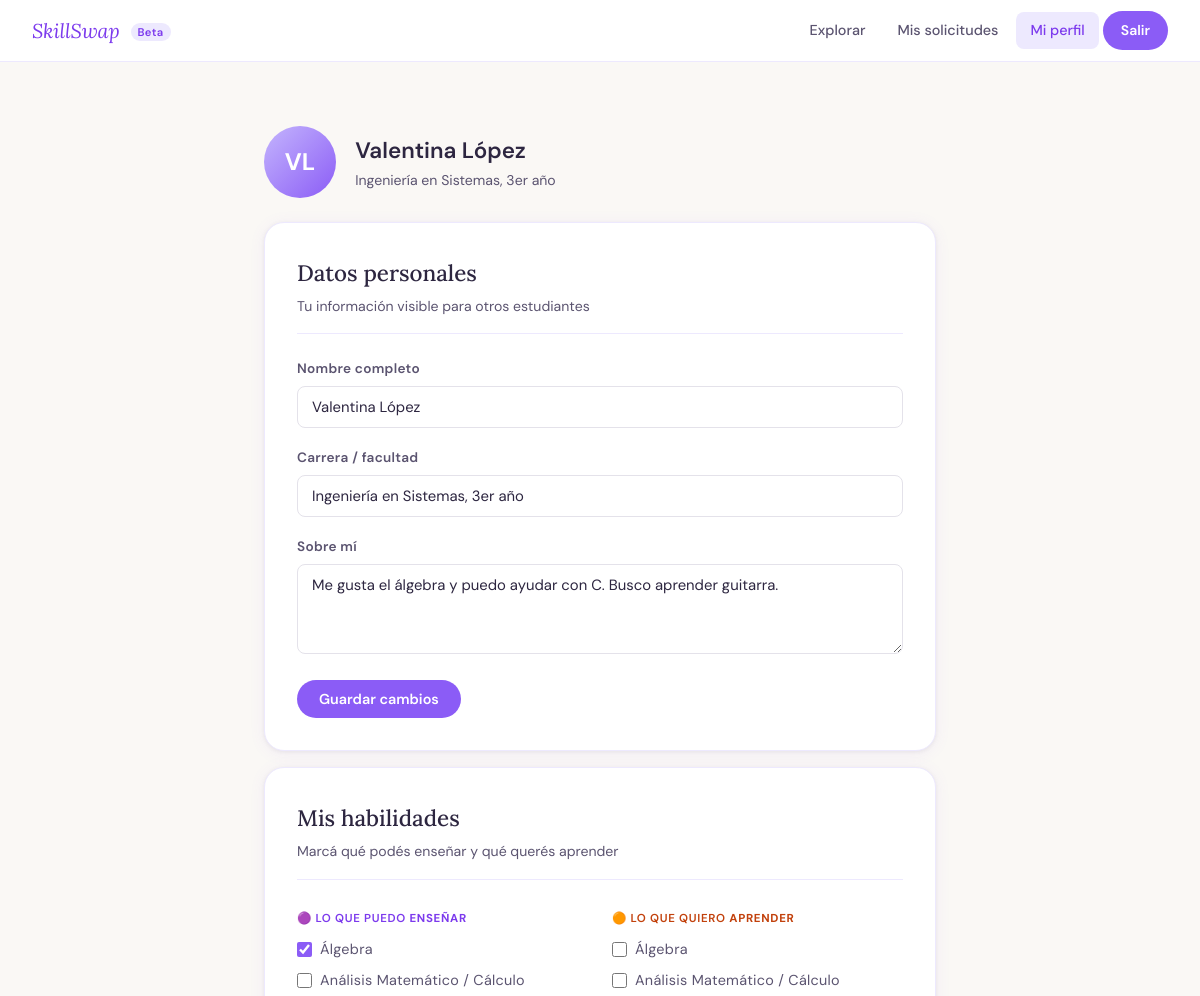
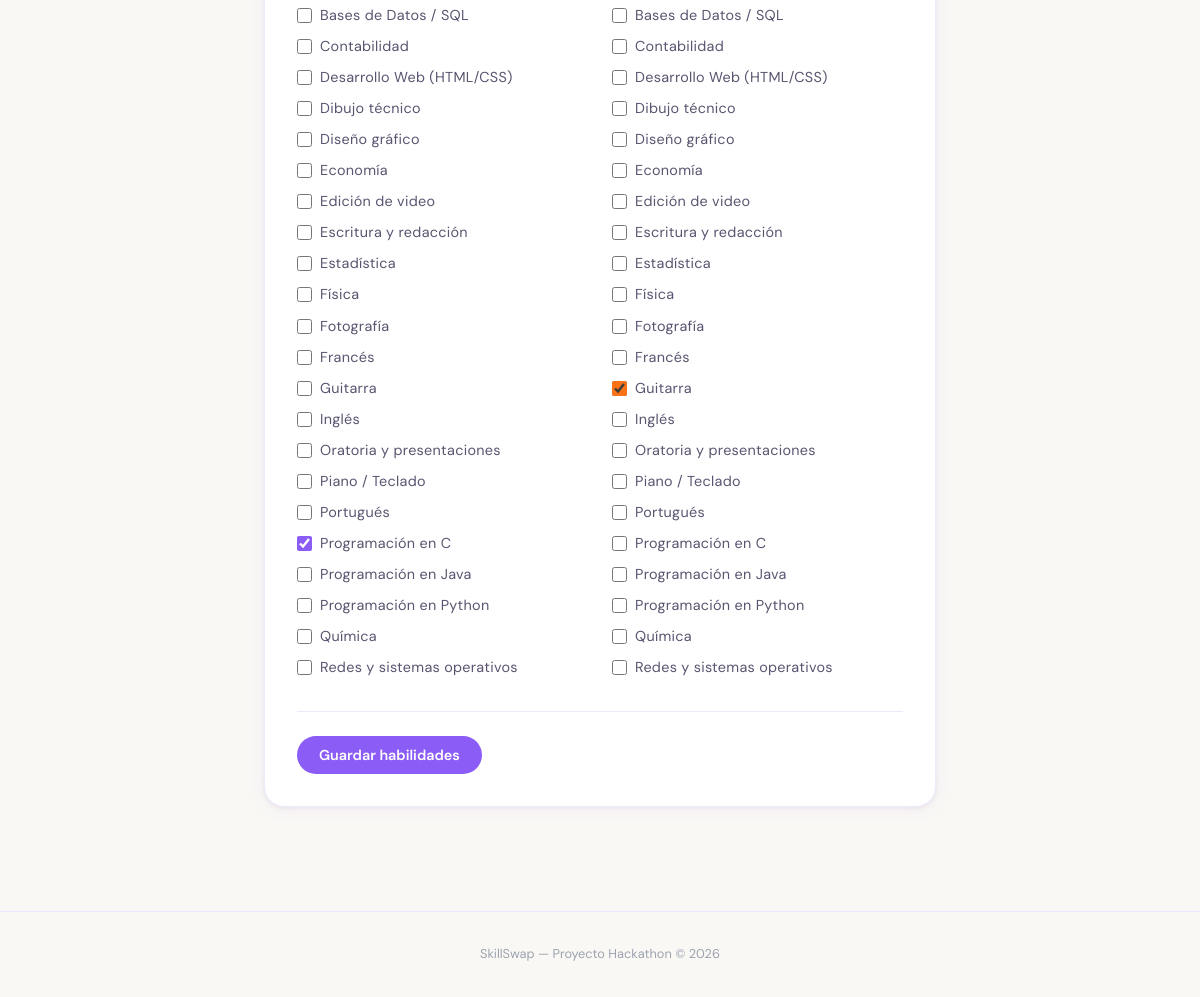
The app's page /perfil.php (signed in) with its own data (2 pictures, top to bottom).
### tables this page shows
CREATE TABLE IF NOT EXISTS usuarios (
    id         INT AUTO_INCREMENT PRIMARY KEY,
    nombre     VARCHAR(100)  NOT NULL,
    email      VARCHAR(150)  NOT NULL UNIQUE,
    password   VARCHAR(255)  NOT NULL,
    carrera    VARCHAR(150)  DEFAULT NULL,
    bio        TEXT          DEFAULT NULL,
    created_at TIMESTAMP     DEFAULT CURRENT_TIMESTAMP
);

CREATE TABLE IF NOT EXISTS habilidades (
    id     INT AUTO_INCREMENT PRIMARY KEY,
    nombre VARCHAR(100) NOT NULL UNIQUE
);

### sesion.php (called while the page is built, shortened)
<?php
function iniciales(string $nombre): string {
    $partes = explode(' ', trim($nombre));
    $ini = strtoupper(substr($partes[0], 0, 1));
    if (isset($partes[1])) $ini .= strtoupper(substr($partes[1], 0, 1));
    return $ini;
}
function e(string $str): string {
    return htmlspecialchars($str, ENT_QUOTES, 'UTF-8');
}

### perfil.php (the view, shortened to what this page needs)
<?php
require_once 'sesion.php';
$pdo    = conectar();
$uid    = usuarioId();
$stmt = $pdo->prepare('SELECT * FROM usuarios WHERE id = ?');
$stmt->execute([$uid]);
$usuario = $stmt->fetch();
$habilidades = $pdo->query('SELECT * FROM habilidades ORDER BY nombre')->fetchAll();
$stmt = $pdo->prepare('
    SELECT h.id, h.nombre, uh.tipo
    FROM usuario_habilidades uh
    JOIN habilidades h ON h.id = uh.habilidad_id
    WHERE uh.usuario_id = ?
    ORDER BY uh.tipo, h.nombre
');
$stmt->execute([$uid]);
$mis_habilidades = $stmt->fetchAll();
$ofrece_ids = array_column(array_filter($mis_habilidades, fn($h) => $h['tipo'] === 'ofrece'), 'id');
$busca_ids  = array_column(array_filter($mis_habilidades, fn($h) => $h['tipo'] === 'busca'),  'id');
?>
<!DOCTYPE html>
<html lang="es">
<head>
  <link rel="stylesheet" href="css/estilos.css">
</head>
<body>
<nav>
  <a href="index.php" class="nav-logo">SkillSwap <span>Beta</span></a>
  <div class="nav-links">
    <a href="explorar.php">Explorar</a>
    <a href="mis_solicitudes.php">Mis solicitudes</a>
    <a href="perfil.php" class="activo">Mi perfil</a>
    <a href="logout.php" class="btn-nav">Salir</a>
  </div>
</nav>
<div class="contenedor-md">
  <div class="perfil-header mt-3">
    <div class="avatar avatar-lg"><?= e(iniciales($usuario['nombre'])) ?></div>
    <div>
      <h2><?= e($usuario['nombre']) ?></h2>
      <p><?= e($usuario['carrera'] ?: 'Sin carrera indicada') ?></p>
    </div>
  </div>
  <div class="card mb-2">
    <div class="card-header">
      <h2>Datos personales</h2>
      <p>Tu información visible para otros estudiantes</p>
    </div>
    <form method="POST" action="perfil.php">
      <div class="form-group">
        <label for="nombre">Nombre completo</label>
        <input type="text" id="nombre" name="nombre"
               value="<?= e($usuario['nombre']) ?>" required>
      </div>
      <div class="form-group">
        <label for="carrera">Carrera / facultad</label>
        <input type="text" id="carrera" name="carrera"
               value="<?= e($usuario['carrera'] ?? '') ?>"
               placeholder="Ej: Ingeniería en Sistemas, 2do año">
      </div>
      <div class="form-group">
        <label for="bio">Sobre mí</label>
        <textarea id="bio" name="bio"
                  placeholder="Contá algo de vos: tus intereses, en qué año estás, cómo preferís trabajar..."><?= e($usuario['bio'] ?? '') ?></textarea>
      </div>
      <button type="submit" class="btn btn-primary">Guardar cambios</button>
    </form>
  </div>
  <div class="card">
    <div class="card-header">
      <h2>Mis habilidades</h2>
      <p>Marcá qué podés enseñar y qué querés aprender</p>
    </div>
    <form method="POST" action="perfil.php">
      <div style="display:grid;grid-template-columns:1fr 1fr;gap:1.5rem;">
        <div>
          <p class="chip-label" style="color:var(--lila-600);margin-bottom:10px;">
            🟣 Lo que puedo <strong>enseñar</strong>
          </p>
          <?php foreach ($habilidades as $h): ?>
            <label style="display:flex;align-items:center;gap:8px;margin-bottom:8px;font-size:0.9rem;font-weight:400;cursor:pointer;">
              <input type="checkbox" name="ofrece[]"
                     value="<?= $h['id'] ?>"
                     <?= in_array($h['id'], $ofrece_ids) ? 'checked' : '' ?>
                     style="accent-color:var(--lila-500);width:15px;height:15px;">
              <?= e($h['nombre']) ?>
            </label>
          <?php endforeach; ?>
        </div>
        <div>
          <p class="chip-label" style="color:#c2410c;margin-bottom:10px;">
            🟠 Lo que quiero <strong>aprender</strong>
          </p>
          <?php foreach ($habilidades as $h): ?>
            <label style="display:flex;align-items:center;gap:8px;margin-bottom:8px;font-size:0.9rem;font-weight:400;cursor:pointer;">
              <input type="checkbox" name="busca[]"
                     value="<?= $h['id'] ?>"
                     <?= in_array($h['id'], $busca_ids) ? 'checked' : '' ?>
                     style="accent-color:#f97316;width:15px;height:15px;">
              <?= e($h['nombre']) ?>
            </label>
          <?php endforeach; ?>
        </div>
      </div>
      <hr class="divider">
      <button type="submit" class="btn btn-primary">Guardar habilidades</button>
    </form>
  </div>
</div>
<footer>
  SkillSwap &mdash; Proyecto Hackathon &copy; <?= date('Y') ?>
</footer>
</body>
</html>

### css/estilos.css (style rules this page uses)
*, *::before, *::after { box-sizing: border-box; margin: 0; padding: 0; }
:root { --lila-50: #f5f3ff; --lila-100: #ede9fe; --lila-200: #ddd6fe; --lila-300: #c4b5fd; --lila-400: #a78bfa; --lila-500: #8b5cf6; --lila-600: #7c3aed; --beige: #faf8f5; --beige-2: #f2ede8; --blanco: #ffffff; --gris-100: #f1f0f4; --gris-200: #e4e2ea; --gris-400: #9ca3af; --gris-600: #6b7280; --gris-800: #374151; --texto: #2d2640; --texto-2: #5b5470; --sombra: 0 2px 16px rgba(139,92,246,0.08), 0 1px 4px rgba(0,0,0,0.06); --sombra-hover: 0 6px 28px rgba(139,92,246,0.14), 0 2px 8px rgba(0,0,0,0.08); --radio: 14px; --radio-sm: 8px; --radio-lg: 20px; --font: 'DM Sans', sans-serif; --font-serif: 'Lora', serif; --trans: 0.18s ease; }
body { font-family: var(--font); background: var(--beige); color: var(--texto); min-height: 100vh; line-height: 1.6; font-size: 15px; }
nav { background: var(--blanco); border-bottom: 1.5px solid var(--lila-100); padding: 0 2rem; display: flex; align-items: center; justify-content: space-between; height: 62px; position: sticky; top: 0; z-index: 100; }
.nav-logo { font-family: var(--font-serif); font-size: 1.25rem; color: var(--lila-600); text-decoration: none; font-style: italic; letter-spacing: -0.01em; }
.nav-logo span { font-style: normal; font-family: var(--font); font-weight: 600; font-size: 0.7rem; background: var(--lila-100); color: var(--lila-600); padding: 2px 7px; border-radius: 20px; margin-left: 6px; vertical-align: middle; letter-spacing: 0.03em; }
.nav-links { display: flex; align-items: center; gap: 4px; }
.nav-links a { text-decoration: none; color: var(--texto-2); font-size: 0.9rem; font-weight: 500; padding: 7px 14px; border-radius: var(--radio-sm); transition: background var(--trans), color var(--trans); }
.nav-links a.activo { background: var(--lila-100); color: var(--lila-600); }
.nav-links .btn-nav { background: var(--lila-500); color: white; padding: 8px 18px; border-radius: 30px; font-weight: 600; font-size: 0.875rem; transition: background var(--trans), transform var(--trans); }
.contenedor-md { max-width: 720px; margin: 0 auto; padding: 2.5rem 1.5rem; }
.btn { display: inline-flex; align-items: center; gap: 7px; padding: 10px 22px; border-radius: 30px; font-family: var(--font); font-size: 0.9rem; font-weight: 600; cursor: pointer; border: none; text-decoration: none; transition: all var(--trans); white-space: nowrap; }
.btn-primary { background: var(--lila-500); color: white; }
.card { background: var(--blanco); border: 1.5px solid var(--lila-100); border-radius: var(--radio-lg); padding: 2rem; box-shadow: var(--sombra); }
.card-header { margin-bottom: 1.5rem; padding-bottom: 1rem; border-bottom: 1.5px solid var(--lila-100); }
.card-header h2 { font-family: var(--font-serif); font-size: 1.4rem; font-weight: 500; color: var(--texto); margin-bottom: 4px; }
.card-header p { font-size: 0.88rem; color: var(--texto-2); }
.form-group { margin-bottom: 1.2rem; }
label { display: block; font-size: 0.85rem; font-weight: 600; color: var(--texto-2); margin-bottom: 6px; letter-spacing: 0.02em; }
input[type="text"], input[type="email"], input[type="password"], textarea, select { width: 100%; padding: 10px 14px; border: 1.5px solid var(--gris-200); border-radius: var(--radio-sm); font-family: var(--font); font-size: 0.93rem; color: var(--texto); background: var(--blanco); transition: border-color var(--trans), box-shadow var(--trans); outline: none; }
textarea { resize: vertical; min-height: 90px; }
.avatar { width: 48px; height: 48px; border-radius: 50%; background: linear-gradient(135deg, var(--lila-300), var(--lila-500)); display: flex; align-items: center; justify-content: center; color: white; font-weight: 700; font-size: 1.05rem; flex-shrink: 0; }
.avatar-lg { width: 72px; height: 72px; font-size: 1.5rem; }
.chip-label { font-size: 0.72rem; font-weight: 600; text-transform: uppercase; letter-spacing: 0.06em; color: var(--gris-400); margin-bottom: 3px; margin-top: 6px; }
.perfil-header { display: flex; align-items: center; gap: 1.2rem; margin-bottom: 1.5rem; }
.perfil-header h2 { font-size: 1.4rem; font-weight: 600; }
.perfil-header p { font-size: 0.88rem; color: var(--texto-2); }
.divider { border: none; border-top: 1.5px solid var(--lila-100); margin: 1.5rem 0; }
.mt-3 { margin-top: 1.5rem; }
.mb-2 { margin-bottom: 1rem; }
footer { text-align: center; padding: 2rem 1rem; color: var(--gris-400); font-size: 0.8rem; border-top: 1px solid var(--lila-100); margin-top: 4rem; }

### records on screen
usuarios: nombre "VL", nombre "Valentina López", carrera "Ingeniería en Sistemas, 3er año", bio "Me gusta el álgebra y puedo ayudar con C. Busco aprender guitarra."
habilidades: id "☑", nombre "Álgebra"
habilidades: nombre "Análisis Matemático / Cálculo"
habilidades: nombre "Bases de Datos / SQL"
habilidades: nombre "Contabilidad"
habilidades: nombre "Desarrollo Web (HTML/CSS)"
habilidades: nombre "Dibujo técnico"
habilidades: nombre "Diseño gráfico"
habilidades: nombre "Economía"
habilidades: nombre "Edición de video"
habilidades: nombre "Escritura y redacción"
habilidades: nombre "Estadística"
habilidades: nombre "Física"
habilidades: nombre "Fotografía"
habilidades: nombre "Francés"
habilidades: nombre "Guitarra", id "☑"
habilidades: nombre "Inglés"
habilidades: nombre "Oratoria y presentaciones"
habilidades: nombre "Piano / Teclado"
habilidades: nombre "Portugués"
habilidades: id "☑", nombre "Programación en C"
habilidades: nombre "Programación en Java"
habilidades: nombre "Programación en Python"
habilidades: nombre "Química"
habilidades: nombre "Redes y sistemas operativos"
